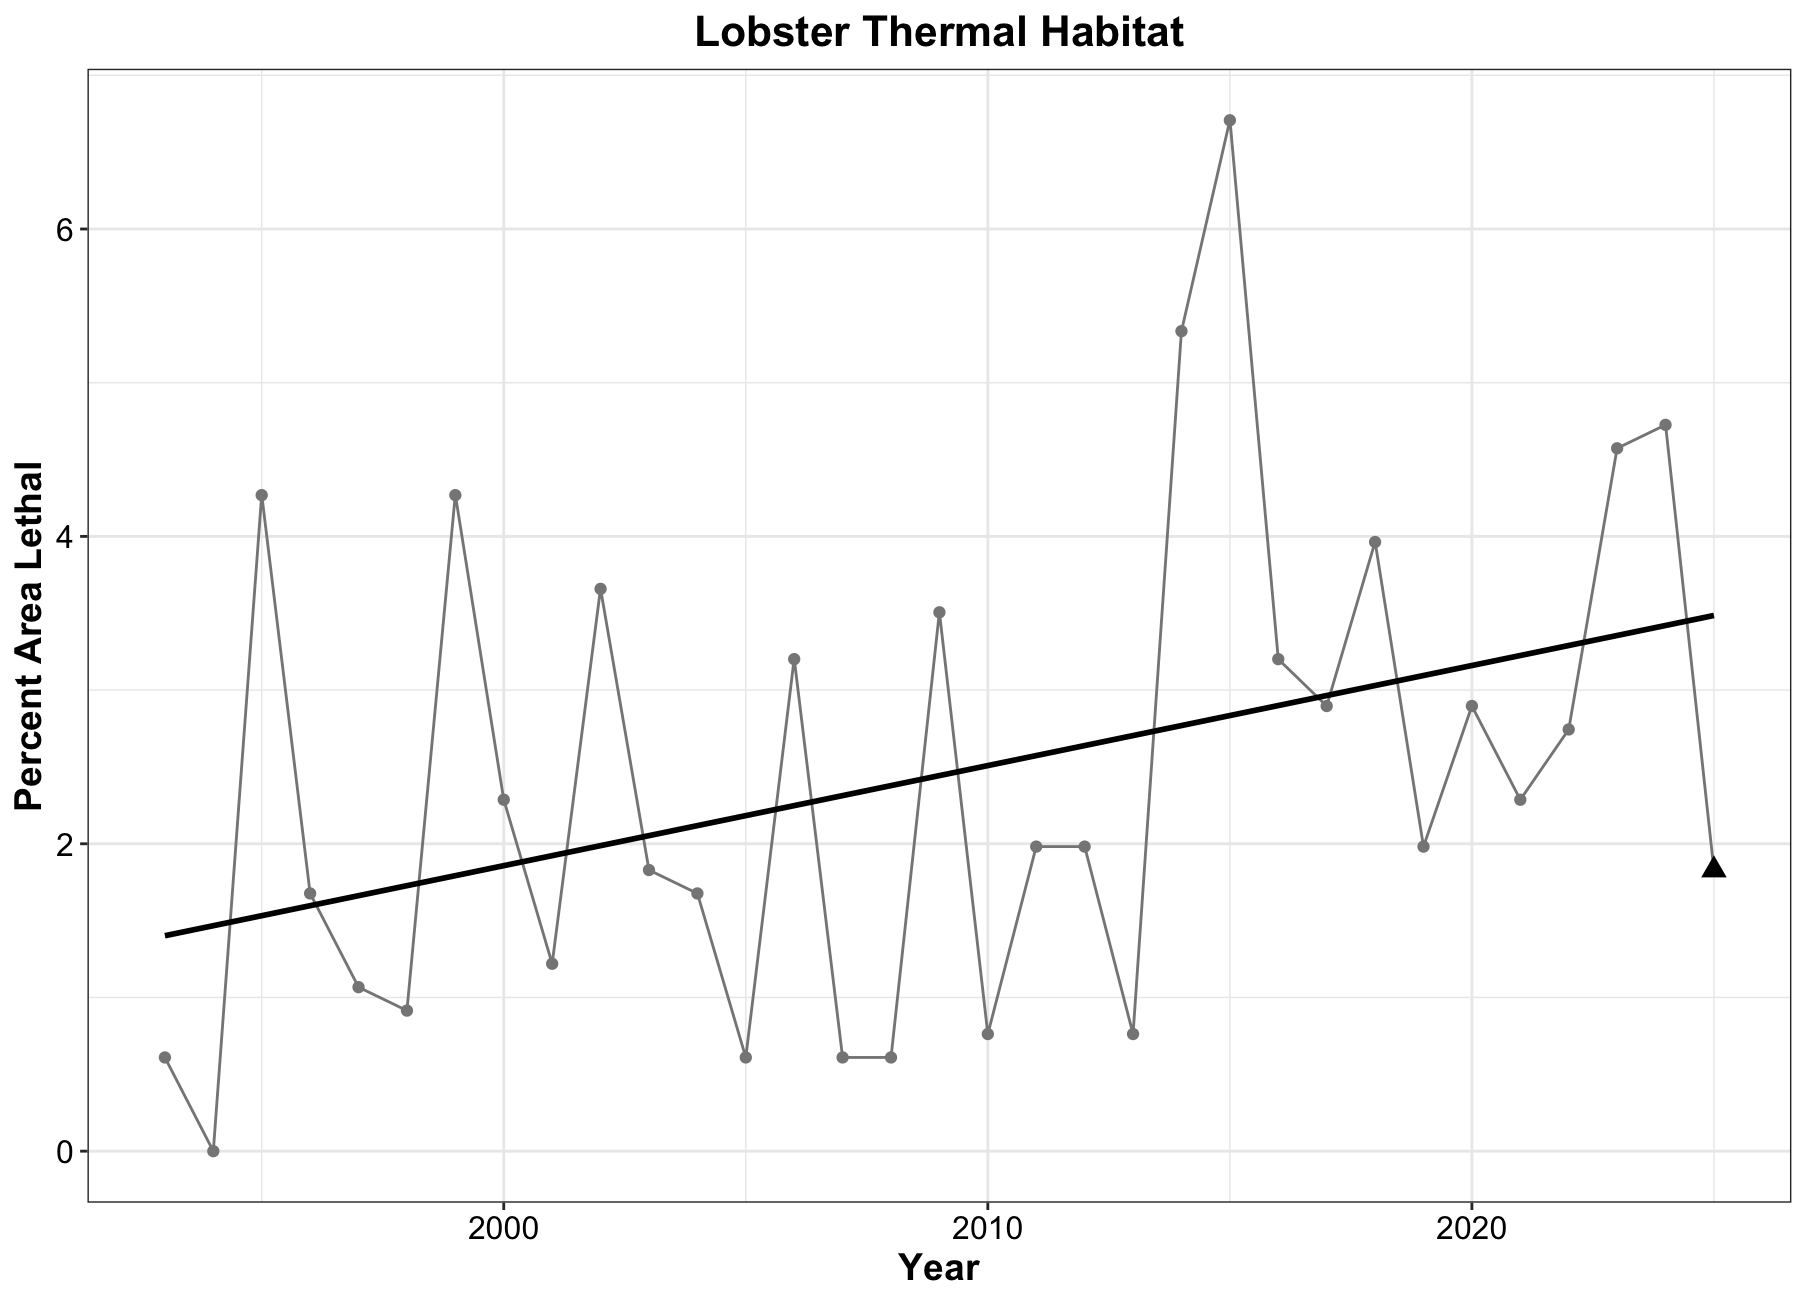

Source code (R):
## Figures for Lobster Thermal Habitat

## **Laura Gruenburg, lagruenburg@gmail.com**

#   **LAST UPDATED: October 24, 2025**

#####load required functions
#  You will need to download the functions from here https://gist.github.com/gavinsimpson/e73f011fdaaab4bb5a30

setwd("~/Desktop/NYB_Indicators_Calculations")
source("Deriv.R")
library(mgcv)
#library(mgcViz)
library(ggplot2)
library(dplyr)

#######Load the datasets
setwd("~/Desktop/NYB_Indicators_Calculations/Final_Timeseries_Figures/Timeseries_Files_2025/")
df<-read.csv("Lobster_Thermal_Habitat_annual2025.csv", header = TRUE)

qdf = quantile(df$val, probs = c(.3, 0.70))

# find the last 5 years mean
mn_df5 = mean(df$val[df$time>= 2021])
# what quintile the data is in
mn_df5 >qdf

mod<- gam(val ~ s(time, k=5), data = df)
summary(mod) #check out model
gam.check(mod)

pdata <- with(df, data.frame(time = time))
p2_mod <- predict(mod, newdata = pdata,  type = "terms", se.fit = TRUE)
intercept =   2.443644 # look at p2_mod and etimetract the intercept
pdata <- transform(pdata, p2_mod = p2_mod$fit[,1], se2 = p2_mod$se.fit[,1])

Term = "time"
mod.d <- Deriv(mod, n=33) # n is the number of years
mod.dci <- confint(mod.d, term = Term)
mod.dsig <- signifD(pdata$p2_mod, d = mod.d[[Term]]$deriv,
                    +                    mod.dci[[Term]]$upper, mod.dci[[Term]]$lower)

# Take a quick look to make sure it appears ok before final plotting
plot(val ~ time, data = df)
lines(val ~ time, data = df)
lines(p2_mod+intercept ~ time, data = pdata, type = "n")
lines(p2_mod+intercept ~ time, data = pdata)
lines(unlist(mod.dsig$incr)+intercept ~ time, data = pdata, col = "blue", lwd = 3)
lines(unlist(mod.dsig$decr)+intercept ~ time, data = pdata, col = "red", lwd = 3)

linearMod<- lm(val ~ time, data=df)
summary(linearMod)


val_plot <- ggplot() + 
  geom_line(data = df, aes(x = time, y = val), color = 'grey53') +
  geom_point(data = df, aes(x = time, y = val), color = 'gray53') + 
  geom_point(data = df[33,], aes(x = time, y = val), shape = 17, size =3) + 
  #geom_line(data = hypotimeia_risk, aes(x = first_column, y = second_column), color = 'orange') +
  #geom_line(data = hypotimeia, aes(x = first_column, y = second_column2), color = 'red') +
  geom_smooth(data = df, aes(x = time, y = val), method = lm, se = FALSE, color = 'black') + 
  #geom_line(data=pdata, aes(x = time, y = p2_mod+intercept), se = FALSE, color = 'black', linetype = 'twodash', size = 1) + 
  #geom_line(data = pdata, aes(y = unlist(mod.dsig$incr)+intercept, x = time), color = "blue", size = 1) + 
  #geom_line(data = pdata, aes(y = unlist(mod.dsig$decr)+intercept, x = time), color = 'red', size = 1) + 
  theme_bw() +
  labs (y = 'Percent Area Lethal', x = 'Year', title = 'Lobster Thermal Habitat') + 
  theme(plot.title=element_text(size = 16,face = 'bold',hjust = 0.5), axis.title=element_text(size = 14, face = 'bold'), axis.text= element_text(color = 'black', size = 12))
